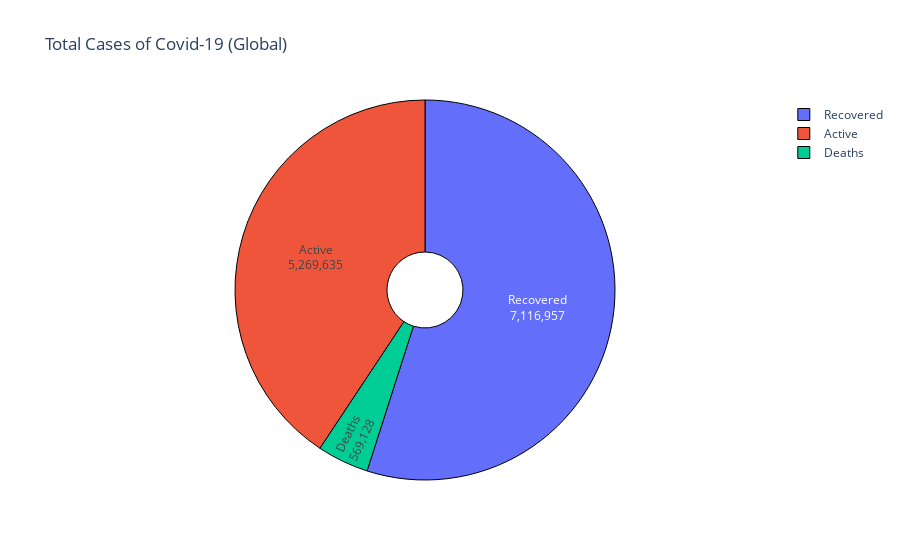

The code cell stored with this chart in its notebook:
### Code cell
pie_chart(labels[1:],values[1:],'Total Cases of Covid-19 (Global)')

### Figure 1 — Plotly figure (JSON) as saved in the notebook; plotly's stock layout.template omitted (floating-point values rounded to 4 significant figures)
{"data": [{"hole": 0.2, "hoverinfo": "label+value+percent", "labels": ["Deaths", "Recovered", "Active"], "marker": {"line": {"color": "#000000", "width": 1}}, "textinfo": "label+value", "textposition": "inside", "type": "pie", "values": [569128, 7116957, 5269635]}], "layout": {"title": {"text": "Total Cases of Covid-19 (Global)"}}}
